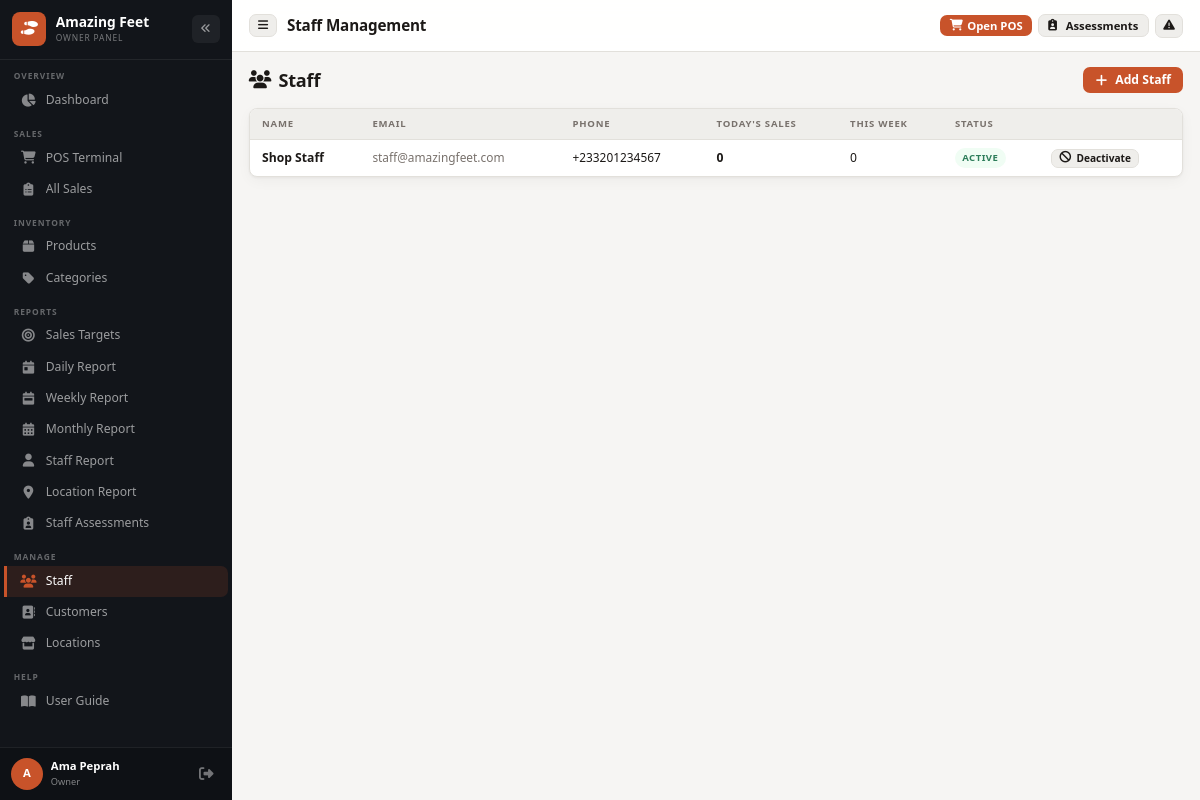
Page /staff (signed in) on the committed database.
### tables this page shows
CREATE TABLE IF NOT EXISTS users (
    id         INT AUTO_INCREMENT PRIMARY KEY,
    name       VARCHAR(100) NOT NULL,
    email      VARCHAR(150) UNIQUE NOT NULL,
    phone      VARCHAR(20) NULL,
    password   VARCHAR(255) NOT NULL,
    role       ENUM('owner','staff') NOT NULL DEFAULT 'staff',
    pin        VARCHAR(10) NULL COMMENT 'Quick 4-digit POS PIN',
    is_active  TINYINT(1) DEFAULT 1,
    created_at TIMESTAMP DEFAULT CURRENT_TIMESTAMP
);

### app/Controllers/AllControllers.php (called while the page is built, shortened)
<?php
class StaffController {
    public function index(): void {
        $staff = (new UserModel())->allStaff();
        view('owner/staff', compact('staff'));
    }
}

### config/database.php (called while the page is built, shortened)
<?php
function getDB(): PDO {
    static $pdo = null;
    if ($pdo === null) {
        try {
            $dsn = 'mysql:host='.DB_HOST.';dbname='.DB_NAME.';charset='.DB_CHARSET;
            $pdo = new PDO($dsn, DB_USER, DB_PASS, [
                PDO::ATTR_ERRMODE            => PDO::ERRMODE_EXCEPTION,
                PDO::ATTR_DEFAULT_FETCH_MODE => PDO::FETCH_ASSOC,
                PDO::ATTR_EMULATE_PREPARES   => false,
            ]);
        } catch (PDOException $e) {
            http_response_code(500);
            $hint = 'Check DB_HOST / DB_NAME / DB_USER / DB_PASS in config/local.php on the server.';
            if (str_contains($_SERVER['HTTP_HOST'] ?? '', 'localhost')) {
                $hint .= ' Detail: ' . htmlspecialchars($e->getMessage(), ENT_QUOTES, 'UTF-8');
            }
            die('<h1>Database connection failed</h1><p>'.$hint.'</p>');
        }
    }
    return $pdo;
}

### app/Models/SupportModels.php (called while the page is built, shortened)
<?php
class UserModel {
    private PDO $db;
    public function __construct() { $this->db = getDB(); }
    public function allStaff(): array {
        return $this->db->query("SELECT * FROM users WHERE role='staff' ORDER BY name")->fetchAll();
    }
}

### app/Views/owner/staff.php (the view, shortened to what this page needs)
<div class="flex-center gap-2 mb-2">
  <h2 style="flex:1;font-size:1.25rem;display:flex;align-items:center;gap:.5rem"><i class="fa-solid fa-users" aria-hidden="true"></i> Staff</h2>
  <a href="<?= BASE_PATH ?>/staff/create" class="btn btn-primary"><i class="fa-solid fa-plus" aria-hidden="true"></i> Add Staff</a>
</div>
<div class="card">
  <div class="table-wrap">
    <table>
      <thead><tr><th>Name</th><th>Email</th><th>Phone</th><th>Today's Sales</th><th>This Week</th><th>Status</th><th></th></tr></thead>
      <tbody>
        <?php foreach($staff as $s): ?>
        <tr>
          <td class="font-bold"><?= e($s['name']) ?></td>
          <td class="text-sm text-muted"><?= e($s['email']) ?></td>
          <td class="text-sm"><?= e($s['phone']??'—') ?></td>
          <td class="font-bold"><?= $s['today_sales'] ?></td>
          <td><?= $s['week_sales'] ?></td>
          <td><span class="badge <?= $s['is_active']?'badge-ok':'badge-low' ?>"><?= $s['is_active']?'Active':'Inactive' ?></span></td>
          <td>
            <form method="POST" action="<?= BASE_PATH ?>/staff/<?= $s['id'] ?>/toggle">
              <button class="btn btn-ghost btn-xs"><?= $s['is_active'] ? '<i class="fa-solid fa-ban" aria-hidden="true"></i> Deactivate' : '<i class="fa-solid fa-check" aria-hidden="true"></i> Activate' ?></button>
            </form>
          </td>
        </tr>
        <?php endforeach; ?>
      </tbody>
    </table>
  </div>
</div>
<?php $content=ob_get_clean(); require __DIR__.'/../layouts/main.php'; ?>

### public/index.php (shortened to what this page needs)
<?php
require ROOT . '/config/database.php';
require APP_ROOT . '/Models/SupportModels.php';
require APP_ROOT . '/Controllers/AllControllers.php';
function view(string $tpl, array $data = []): void {
    extract($data);
    $f = APP_ROOT.'/Views/'.$tpl.'.php';
    require $f;
}
function e(mixed $s): string { return htmlspecialchars((string)$s, ENT_QUOTES, 'UTF-8'); }
$uri = parse_url($_SERVER['REQUEST_URI'] ?? '/', PHP_URL_PATH) ?? '/';
$relative = $uri;
$path = '/' . trim($relative, '/');
$method = $_SERVER['REQUEST_METHOD'];
foreach ($routes as [$rm, $pattern, $ctrl, $action, $mw]) {
    $regex = '#^'.preg_replace('/\{[a-z_]+\}/', '([^/]+)', $pattern).'$#';
    if ($method === $rm && preg_match($regex, $path, $m)) {
        array_shift($m);
        (new $ctrl())->$action(...$m);
        break;
    }
}

### public/assets/css/app.css (style rules this page uses)
*,*::before,*::after { box-sizing:border-box;margin:0;padding:0 }
html { font-size:14.5px }
body { font-family:var(--font);background:var(--bg);color:var(--text);line-height:1.5;min-height:100vh;-webkit-font-smoothing:antialiased }
h1,h2,h3,h4 { font-family:var(--font);font-weight:600;line-height:1.25;letter-spacing:-0.01em }
h2 { font-size:1.28rem }
.page-enter > * { animation:page-rise .45s var(--ease) both }
.page-enter > *:nth-child(1) { animation-delay:.02s }
.page-enter > *:nth-child(2) { animation-delay:.07s }
.btn .icon, .btn i { width:1rem;font-size:.9rem;line-height:1 }
.btn-sm .icon,.btn-xs .icon, .btn-sm i,.btn-xs i { width:.85rem;font-size:.8rem }
.card { background:var(--bg2);border:1px solid var(--border);border-radius:var(--radius);overflow:hidden }
.table-wrap { overflow-x:auto }
table { width:100%;border-collapse:collapse }
thead th { text-align:left;font-size:.7rem;font-weight:600;text-transform:uppercase; letter-spacing:.08em;color:var(--muted);padding:.75rem 1rem; border-bottom:2px solid var(--border);white-space:nowrap; }
tbody td { padding:.8rem 1rem;border-bottom:1px solid var(--border);font-size:.875rem }
tbody tr:last-child td { border-bottom:none }
.btn { display:inline-flex;align-items:center;justify-content:center;gap:.4rem; padding:.55rem 1rem;border-radius:7px; font-family:var(--font);font-size:.875rem;font-weight:600; cursor:pointer;border:none;text-decoration:none;transition:all .15s;line-height:1; }
.btn-primary { background:var(--accent);color:#fff }
.btn-ghost { background:var(--bg3);color:var(--text);border:1.5px solid var(--border) }
.btn-xs { padding:.2rem .55rem;font-size:.72rem }
.badge { display:inline-block;padding:.22rem .6rem;border-radius:999px;font-size:.7rem;font-weight:600;text-transform:uppercase;letter-spacing:.05em }
.badge-ok { background:#f0fdf4;color:var(--accent2) }
.flex-center { display:flex;align-items:center }
.gap-2 { gap:1rem }
.mb-2 { margin-bottom:1rem }
.text-muted { color:var(--muted) }
.text-sm { font-size:.82rem }
.font-bold { font-weight:700 }

### public/assets/css/app-compact.css (style rules this page uses)
.card { box-shadow:var(--shadow) }
thead th { padding:.55rem .85rem;font-size:.66rem;border-bottom:1px solid var(--border);background:var(--bg3) }
tbody td { padding:.55rem .85rem;font-size:.84rem }
.btn { padding:.45rem .85rem;font-size:.84rem;gap:.35rem }
.btn-xs { padding:.18rem .48rem;font-size:.7rem }
.btn-ghost { border-width:1px }
.badge { padding:.18rem .5rem;font-size:.66rem }

### rows in the picture
users: name "Shop Staff", email "staff@amazingfeet.com", phone "+233201234567", today_sales "0", week_sales "0", is_active "ACTIVE"
